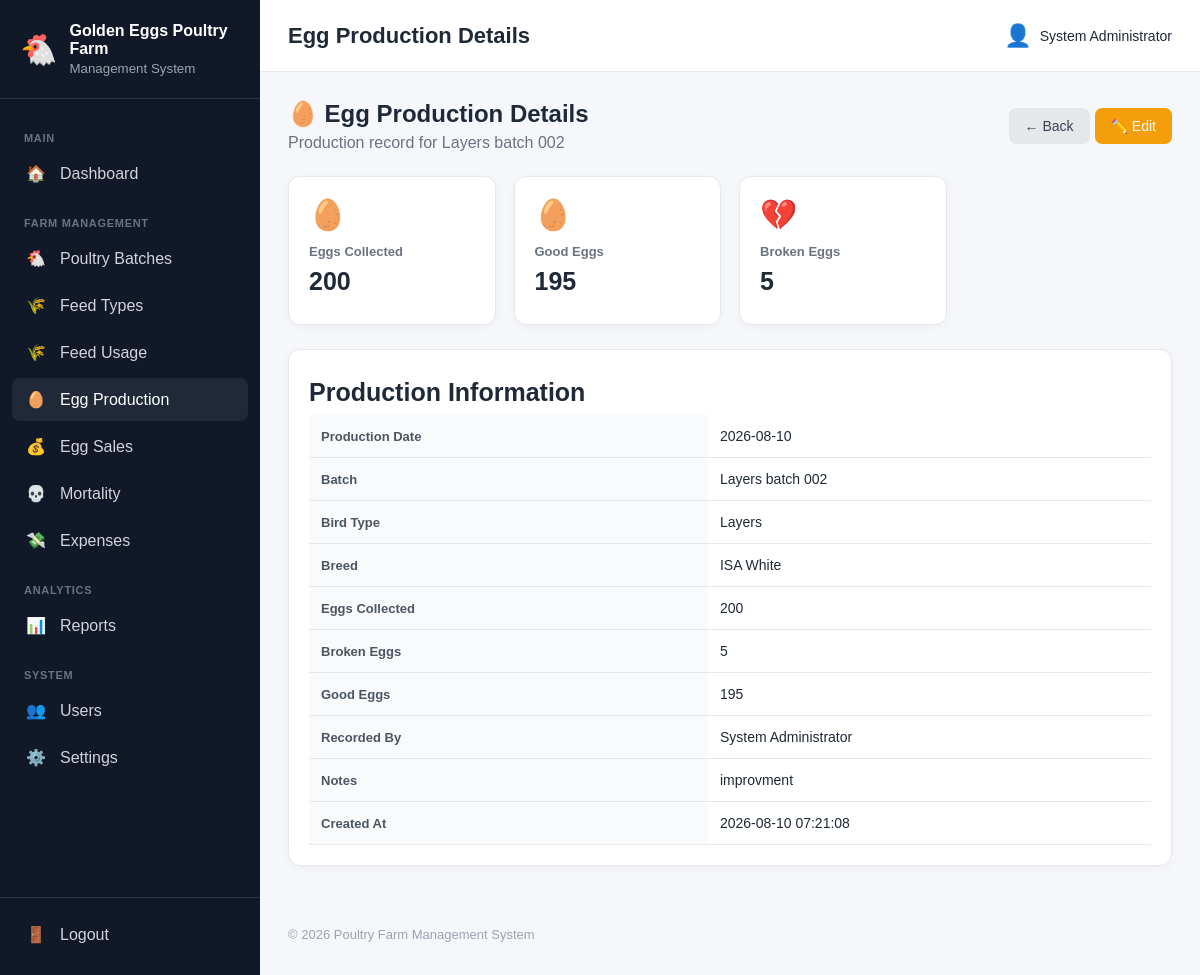
Page /eggs/view.php?id=2 (signed in) on the committed database.
### tables this page shows
CREATE TABLE `farm_settings` (
  `id` int(10) unsigned NOT NULL AUTO_INCREMENT,
  `farm_name` varchar(150) NOT NULL,
  `farm_location` varchar(255) DEFAULT NULL,
  `phone` varchar(50) DEFAULT NULL,
  `email` varchar(150) DEFAULT NULL,
  `currency` varchar(10) DEFAULT 'GHS',
  `timezone` varchar(100) DEFAULT 'Africa/Accra',
  `created_at` timestamp NOT NULL DEFAULT current_timestamp(),
  `updated_at` timestamp NOT NULL DEFAULT current_timestamp() ON UPDATE current_timestamp(),
  PRIMARY KEY (`id`)
);

CREATE TABLE `egg_production` (
  `id` int(10) unsigned NOT NULL AUTO_INCREMENT,
  `batch_id` int(10) unsigned NOT NULL,
  `production_date` date NOT NULL,
  `eggs_collected` int(10) unsigned NOT NULL DEFAULT 0,
  `broken_eggs` int(10) unsigned NOT NULL DEFAULT 0,
  `notes` text DEFAULT NULL,
  `recorded_by` int(10) unsigned DEFAULT NULL,
  `created_at` timestamp NOT NULL DEFAULT current_timestamp(),
  PRIMARY KEY (`id`),
  UNIQUE KEY `unique_batch_date` (`batch_id`,`production_date`),
  KEY `idx_production_date` (`production_date`),
  KEY `fk_egg_user` (`recorded_by`),
  CONSTRAINT `fk_egg_batch` FOREIGN KEY (`batch_id`) REFERENCES `poultry_batches` (`id`) ON DELETE CASCADE,
  CONSTRAINT `fk_egg_user` FOREIGN KEY (`recorded_by`) REFERENCES `users` (`id`) ON DELETE SET NULL
);

CREATE TABLE `poultry_batches` (
  `id` int(10) unsigned NOT NULL AUTO_INCREMENT,
  `batch_name` varchar(100) NOT NULL,
  `bird_type` varchar(100) NOT NULL,
  `breed` varchar(100) DEFAULT NULL,
  `initial_quantity` int(10) unsigned NOT NULL,
  `current_quantity` int(10) unsigned NOT NULL,
  `date_started` date NOT NULL,
  `expected_sale_date` date DEFAULT NULL,
  `status` enum('active','sold','completed') DEFAULT 'active',
  `notes` text DEFAULT NULL,
  `created_by` int(10) unsigned DEFAULT NULL,
  `created_at` timestamp NOT NULL DEFAULT current_timestamp(),
  `updated_at` timestamp NOT NULL DEFAULT current_timestamp() ON UPDATE current_timestamp(),
  PRIMARY KEY (`id`),
  KEY `idx_batch_status` (`status`),
  KEY `idx_batch_date` (`date_started`),
  KEY `fk_batch_user` (`created_by`),
  CONSTRAINT `fk_batch_user` FOREIGN KEY (`created_by`) REFERENCES `users` (`id`) ON DELETE SET NULL
);

CREATE TABLE `users` (
  `id` int(10) unsigned NOT NULL AUTO_INCREMENT,
  `full_name` varchar(150) NOT NULL,
  `username` varchar(100) NOT NULL,
  `email` varchar(150) DEFAULT NULL,
  `password_hash` varchar(255) NOT NULL,
  `role` enum('admin','co_owner','employee') NOT NULL DEFAULT 'employee',
  `status` enum('active','inactive') NOT NULL DEFAULT 'active',
  `last_login` datetime DEFAULT NULL,
  `created_at` timestamp NOT NULL DEFAULT current_timestamp(),
  `updated_at` timestamp NOT NULL DEFAULT current_timestamp() ON UPDATE current_timestamp(),
  PRIMARY KEY (`id`),
  UNIQUE KEY `username` (`username`),
  UNIQUE KEY `email` (`email`)
);

### includes/functions.php (called while the page is built, shortened)
<?php
function e(?string $value): string
{
    return htmlspecialchars(
        $value ?? '',
        ENT_QUOTES,
        'UTF-8'
    );
}
function farmSettings(): array
{
    global $pdo;
    $settings = [
        'farm_name' =>
            defined('DEFAULT_FARM_NAME')
                ? DEFAULT_FARM_NAME
                : 'Poultry Farm',
        'farm_location' =>
            'Ghana',
        'phone' =>
            null,
        'email' =>
            null,
        'currency' =>
            defined('DEFAULT_CURRENCY')
                ? DEFAULT_CURRENCY
                : 'GHS',
        'timezone' =>
            defined('DEFAULT_TIMEZONE')
                ? DEFAULT_TIMEZONE
                : 'Africa/Accra'
    ];
    try {
        $stmt = $pdo->query("
            SELECT
                farm_name,
                farm_location,
                phone,
                email,
                currency,
                timezone
            FROM farm_settings
            ORDER BY id ASC
            LIMIT 1
        ");
        $databaseSettings =
            $stmt->fetch(PDO::FETCH_ASSOC);
        if ($databaseSettings) {
            $settings = array_merge(
                $settings,
                $databaseSettings
            );
        }
    } catch (Throwable $e) {
    }
    return $settings;
}
function farmName(): string
{
    return (string) (
        farmSettings()['farm_name']
        ?? 'Poultry Farm'
    );
}
function number(int|float $value): string
{
    return number_format(
        (float)$value
    );
}

### eggs/view.php (the view, shortened to what this page needs)
<?php
require_once __DIR__ . '/../config/database.php';
require_once __DIR__ . '/../includes/functions.php';
$id = filter_input(INPUT_GET, 'id', FILTER_VALIDATE_INT);
$stmt = $pdo->prepare("
    SELECT
        ep.*,
        pb.batch_name,
        pb.bird_type,
        pb.breed,
        u.full_name AS recorded_by_name
    FROM egg_production ep
    INNER JOIN poultry_batches pb
        ON ep.batch_id = pb.id
    LEFT JOIN users u
        ON ep.recorded_by = u.id
    WHERE ep.id = ?
    LIMIT 1
");
$stmt->execute([$id]);
$record = $stmt->fetch();
$eggsCollected = (int) $record['eggs_collected'];
$brokenEggs = (int) $record['broken_eggs'];
$goodEggs = max(0, $eggsCollected - $brokenEggs);
require_once __DIR__ . '/../includes/header.php';
?>
<div class="page-header">
    <div>
        <h2>🥚 Egg Production Details</h2>
        <p>
            Production record for <?= e($record['batch_name']) ?>
        </p>
    </div>
    <div class="action-buttons">
        <a href="index.php" class="btn btn-secondary">
            ← Back
        </a>
        <a
            href="edit.php?id=<?= (int) $record['id'] ?>"
            class="btn btn-warning"
        >
            ✏️ Edit
        </a>
    </div>
</div>
<div class="dashboard-grid">
    <div class="dashboard-card">
        <div class="dashboard-card-icon">
            🥚
        </div>
        <h6>Eggs Collected</h6>
        <h3>
            <?= number($eggsCollected) ?>
        </h3>
    </div>
    <div class="dashboard-card">
        <div class="dashboard-card-icon">
            🥚
        </div>
        <h6>Good Eggs</h6>
        <h3>
            <?= number($goodEggs) ?>
        </h3>
    </div>
    <div class="dashboard-card">
        <div class="dashboard-card-icon">
            💔
        </div>
        <h6>Broken Eggs</h6>
        <h3>
            <?= number($brokenEggs) ?>
        </h3>
    </div>
</div>
<div class="dashboard-card" style="margin-top: 24px;">
    <h3>Production Information</h3>
    <div class="table-responsive">
        <table class="data-table">
            <tbody>
                <tr>
                    <th>Production Date</th>
                    <td><?= e($record['production_date']) ?></td>
                </tr>
                <tr>
                    <th>Batch</th>
                    <td><?= e($record['batch_name']) ?></td>
                </tr>
                <tr>
                    <th>Bird Type</th>
                    <td><?= e($record['bird_type']) ?></td>
                </tr>
                <tr>
                    <th>Breed</th>
                    <td><?= e($record['breed'] ?: '—') ?></td>
                </tr>
                <tr>
                    <th>Eggs Collected</th>
                    <td><?= number($eggsCollected) ?></td>
                </tr>
                <tr>
                    <th>Broken Eggs</th>
                    <td><?= number($brokenEggs) ?></td>
                </tr>
                <tr>
                    <th>Good Eggs</th>
                    <td><?= number($goodEggs) ?></td>
                </tr>
                <tr>
                    <th>Recorded By</th>
                    <td><?= e($record['recorded_by_name'] ?? 'System') ?></td>
                </tr>
                <tr>
                    <th>Notes</th>
                    <td>
                        <?= nl2br(e($record['notes'] ?: 'No notes')) ?>
                    </td>
                </tr>
                <tr>
                    <th>Created At</th>
                    <td><?= e($record['created_at']) ?></td>
                </tr>
            </tbody>
        </table>
    </div>
</div>
<?php require_once __DIR__ . '/../includes/footer.php'; ?>

### includes/sidebar.php (shortened to what this page needs)
<?php
$currentUri = $_SERVER['REQUEST_URI'] ?? '';
function sidebarActive(string $section): string
{
    global $currentUri;
    return str_contains(
        $currentUri,
        $section
    )
        ? 'active'
        : '';
}
?>
<aside class="sidebar" id="sidebar">
    <div class="sidebar-brand">
        <div class="brand-icon">
            🐔
        </div>
        <div>
            <strong>
                <?= e(farmName()) ?>
            </strong>
            <small>
                Management System
            </small>
        </div>
    </div>
    <nav class="sidebar-nav">
        <div class="nav-section">
            MAIN
        </div>
        <a
            href="../dashboard/index.php"
            class="<?= sidebarActive('/dashboard/') ?>"
        >
            <span>
                🏠
            </span>
            <span>
                Dashboard
            </span>
        </a>
        <div class="nav-section">
            FARM MANAGEMENT
        </div>
        <a
            href="../batches/index.php"
            class="<?= sidebarActive('/batches/') ?>"
        >
            <span>
                🐔
            </span>
            <span>
                Poultry Batches
            </span>
        </a>
        <a
            href="../feed_types/index.php"
            class="<?= sidebarActive('/feed_types/') ?>"
        >
            <span>
                🌾
            </span>
            <span>
                Feed Types
            </span>
        </a>
        <a
            href="../feed/index.php"
            class="<?= sidebarActive('/feed/') ?>"
        >
            <span>
                🌾
            </span>
            <span>
                Feed Usage
            </span>
        </a>
        <a
            href="../eggs/index.php"
            class="<?= sidebarActive('/eggs/') ?>"
        >
            <span>
                🥚
            </span>
            <span>
                Egg Production
            </span>
        </a>
        <a
            href="../sales/index.php"
            class="<?= sidebarActive('/sales/') ?>"
        >
            <span>
                💰
            </span>
            <span>
                Egg Sales
            </span>
        </a>
        <a
            href="../mortality/index.php"
            class="<?= sidebarActive('/mortality/') ?>"
        >
            <span>
                💀
            </span>
            <span>
                Mortality
            </span>
        </a>
        <a
            href="../expenses/index.php"
            class="<?= sidebarActive('/expenses/') ?>"
        >
            <span>
                💸
            </span>
            <span>
                Expenses
            </span>
        </a>
        <div class="nav-section">
            ANALYTICS
        </div>
        <a
            href="../reports/index.php"
            class="<?= sidebarActive('/reports/') ?>"
        >
            <span>
                📊
            </span>
            <span>
                Reports
            </span>
        </a>
        <div class="nav-section">
            SYSTEM
        </div>
        <a
            href="../users/index.php"
            class="<?= sidebarActive('/users/') ?>"
        >
            <span>
                👥
            </span>
            <span>
                Users
            </span>
        </a>
        <a
            href="../settings/index.php"
            class="<?= sidebarActive('/settings/') ?>"
        >
            <span>
                ⚙️
            </span>
            <span>
                Settings
            </span>
        </a>
    </nav>
    <div class="sidebar-footer">
        <a
            href="../auth/logout.php"
            class="logout-link"
        >
            <span>
                🚪
            </span>
            <span>
                Logout
            </span>
        </a>
    </div>
</aside>

### public/assets/css/app.css (style rules this page uses)
* { box-sizing: border-box; }
html, body { margin: 0; padding: 0; font-family: Arial, Helvetica, sans-serif; background: #f5f7fb; color: #1f2937; }
a { text-decoration: none; }
.sidebar { width: 260px; min-height: 100vh; background: #111827; color: white; position: fixed; left: 0; top: 0; bottom: 0; display: flex; flex-direction: column; z-index: 1000; }
.sidebar-brand { display: flex; align-items: center; gap: 12px; padding: 22px 20px; border-bottom: 1px solid #273244; }
.brand-icon { font-size: 30px; }
.sidebar-brand strong { display: block; font-size: 16px; }
.sidebar-brand small { display: block; color: #9ca3af; margin-top: 3px; }
.sidebar-nav { padding: 15px 12px; flex: 1; overflow-y: auto; }
.nav-section { font-size: 11px; font-weight: bold; color: #6b7280; padding: 18px 12px 8px; letter-spacing: 0.7px; }
.sidebar-nav a, .logout-link { display: flex; align-items: center; gap: 12px; color: #d1d5db; padding: 12px; margin-bottom: 4px; border-radius: 8px; transition: 0.2s; }
.sidebar-nav a:hover, .sidebar-nav a.active { background: #1f2937; color: white; }
.sidebar-nav a span:first-child, .logout-link span:first-child { width: 24px; text-align: center; }
.sidebar-footer { padding: 15px 12px; border-top: 1px solid #273244; }
.dashboard-grid { display: grid; grid-template-columns: repeat(4, 1fr); gap: 18px; }
.dashboard-card { background: white; border: 1px solid #e5e7eb; border-radius: 12px; padding: 20px; box-shadow: 0 2px 8px rgba(0, 0, 0, 0.04); }
.dashboard-card-icon { font-size: 30px; margin-bottom: 12px; }
.dashboard-card h6 { margin: 0; color: #6b7280; font-size: 13px; }
.dashboard-card h3 { margin: 8px 0; font-size: 25px; }
.page-header { display: flex; align-items: center; justify-content: space-between; gap: 20px; margin-bottom: 24px; }
.page-header h2 { margin: 0 0 6px; }
.page-header p { margin: 0; color: #6b7280; }
.btn { display: inline-flex; align-items: center; justify-content: center; gap: 6px; border: 0; border-radius: 7px; padding: 10px 16px; font-size: 14px; cursor: pointer; transition: 0.2s; }
.btn-secondary { background: #e5e7eb; color: #374151; }
.btn-warning { background: #f59e0b; color: white; }
.table-responsive { width: 100%; overflow-x: auto; }
.data-table { width: 100%; border-collapse: collapse; min-width: 900px; }
.data-table th, .data-table td { padding: 13px 12px; text-align: left; border-bottom: 1px solid #e5e7eb; }
.data-table th { background: #f9fafb; font-size: 13px; color: #4b5563; }
.data-table td { font-size: 14px; }
.action-buttons { display: flex; gap: 5px; flex-wrap: wrap; }

### rows in the picture
farm_settings: farm_name "Golden Eggs Poultry Farm"
egg_production: batch.batch_name "Layers batch 002", eggs_collected "200", number($goodEggs) "195", broken_eggs "5", production_date "2026-08-10", batch.bird_type "Layers", batch.breed "ISA White", recorded_by.full_name "System Administrator", notes "improvment", created_at "2026-08-10 07:21:08"

### other values in the picture
$pageTitle "Egg Production Details"
$_SESSION['full_name'] "System Administrator"
